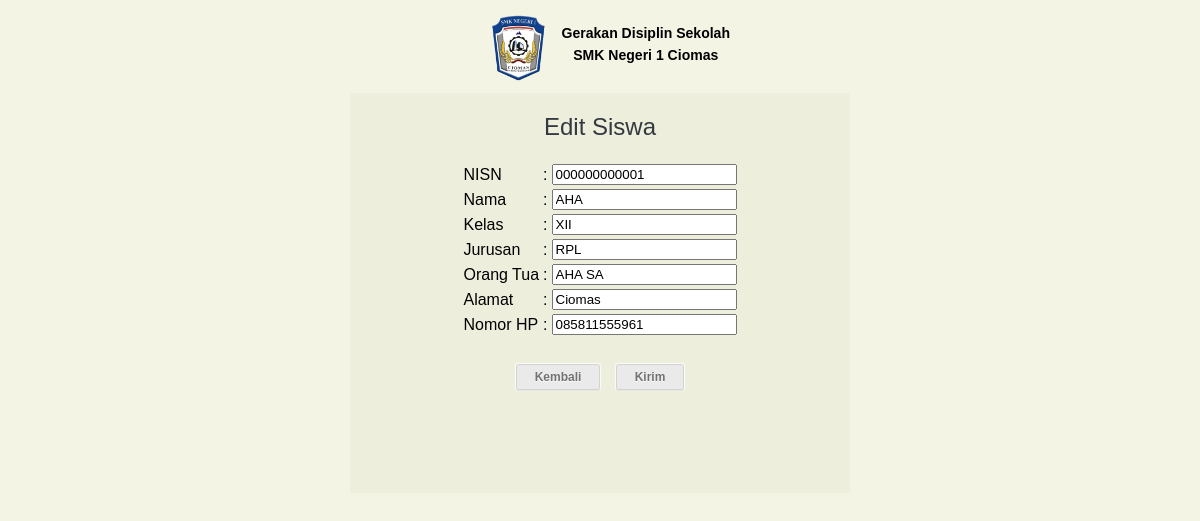
/admin/edit.php?nisn=000000000001 (signed in), run on the app's committed database.
### tables this page shows
CREATE TABLE IF NOT EXISTS `siswa` (
  `nisn` varchar(12) DEFAULT NULL,
  `nama` varchar(255) DEFAULT NULL,
  `kelas` varchar(3) NOT NULL,
  `jurusan` varchar(3) NOT NULL,
  `namaortu` varchar(100) NOT NULL,
  `alamat` varchar(200) NOT NULL,
  `nohp` varchar(12) NOT NULL,
  `point` int(3) NOT NULL DEFAULT '100'
);

### admin/edit.php (the view, shortened to what this page needs)
<?php
    $nisn = $_REQUEST['nisn'];
    $sql = "select*from siswa where nisn = '$nisn'";
    $query = mysql_query($sql);
    $data = mysql_fetch_assoc($query);
?>
<html>
<head>
    <link rel="stylesheet" href="../css/edit.css" type="text/css">
</head>
<body>
<div class="bungkus">
<form action="prosesedit.php" method="POST">
	<h3 style="float:right; text-align:center; margin:15px 370px 0 0;">
	Gerakan Disiplin Sekolah<br>SMK Negeri 1 Ciomas</h3>
	<img src="../images/baru.png" width="auto" height="70px" style="float:left; margin:5px 0 0 385px;">
  <div class="content">
    <table border="0" align="center" style="margin-bottom:20px;">
        <caption><h2>Edit Siswa</h2></caption>
        <tbody>
        <tr>
            <td>NISN</td>
            <td>:</td>
            <td><input type="text" name="nisn"  readonly value="<?php echo $data['nisn'] ?>"></td>
        </tr>
        <tr>
            <td>Nama</td>
            <td>:</td>
            <td><input type="text" name="nama" value="<?php echo $data['nama'] ?>"></td>
        </tr>
		<tr>
            <td>Kelas</td>
            <td>:</td>
            <td><input type="text" name="kelas" value="<?php echo $data['kelas'] ?>"></td>
        </tr>
		<tr>
            <td>Jurusan</td>
            <td>:</td>
            <td><input type="text" name="jurusan" value="<?php echo $data['jurusan'] ?>"></td>
        </tr>
		<tr>
            <td>Orang Tua</td>
            <td>:</td>
            <td><input type="text" name="ortu" value="<?php echo $data['namaortu'] ?>"></td>
        </tr>
		<tr>
            <td>Alamat</td>
            <td>:</td>
            <td><input type="text" name="alamat" value="<?php echo $data['alamat'] ?>"></td>
        </tr>
		<tr>
            <td>Nomor HP</td>
            <td>:</td>
            <td><input type="text" name="nohp" value="<?php echo $data['nohp'] ?>"></td>
        </tr>
		</table>
		  <a href="<?php echo $data['kelas'];?>admin.php" class="enjoy-css">Kembali</a>
	      <input type="submit" name="kirim" value="Kirim" class="enjoy-css">
</div>
</form>
</div>
</body>
</html>

### css/edit.css (style rules this page uses)
body { background:#f4f4e5; font:normal 12px/1.8em Arial, Helvetica, sans-serif; }
a { color:#76a0b0; text-decoration:none; }
h2 { font:normal 24px/1.5em Arial, Helvetica, sans-serif; padding:8px 0; margin:8px 0; color:#323a3f; }
.bungkus { width:1000px; margin-right: auto; margin-left: auto; }
.content { margin:10px 0 10px 250px; text-align: center; float:left; width:500px; height:400px; background-color: #eeeedd; }
.enjoy-css { display: inline-block; -webkit-box-sizing: content-box; -moz-box-sizing: content-box; box-sizing: content-box; margin: 0.5em; padding: 0 1.5em; border: 1px solid rgba(211,211,211,1); -webkit-border-radius: 0.2em; border-radius: 0.2em; font: normal normal bold 1em/2em Arial, Helvetica, sans-serif; color: rgba(114,114,114,1); -o-text-overflow: clip; text-overflow: clip; white-space: nowrap; background: rgba(234,234,234,1); -webkit-box-shadow: 0 0 1px 1px rgba(255,255,255,0.8) , 0 1px 0 0 rgba(0,0,0,0.298039) ; box-shadow: 0 0 1px 1px rgba(255,255,255,0.8) , 0 1px 0 0 rgba(0,0,0,0.298039) ; text-shadow: 0 1px 0 rgba(255,255,255,0.8) ; -webkit-transition: all 200ms cubic-bezier(0.42, 0, 0.58, 1) 10ms; -moz-transition: all 200ms cubic-bezier(0.42, 0, 0.58, 1) 10ms; -o-transition: all 200ms cubic-bezier(0.42, 0, 0.58, 1) 10ms; transition: all 200ms cubic-bezier(0.42, 0, 0.58, 1) 10ms; }

### data on the page
siswa: nisn "000000000001", nama "AHA", kelas "XII", jurusan "RPL", ortu "AHA SA", alamat "Ciomas", nohp "085811555961"
